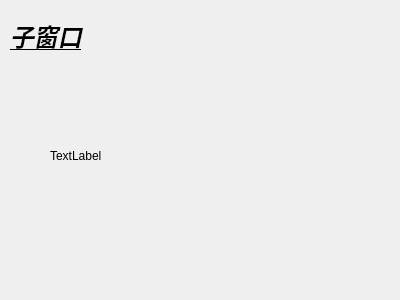
<?xml version="1.0" encoding="UTF-8"?>
<ui version="4.0">
 <class>about</class>
 <widget class="QDialog" name="about">
  <property name="geometry">
   <rect>
    <x>0</x>
    <y>0</y>
    <width>400</width>
    <height>300</height>
   </rect>
  </property>
  <property name="windowTitle">
   <string>Dialog</string>
  </property>
  <widget class="QLabel" name="label">
   <property name="geometry">
    <rect>
     <x>10</x>
     <y>-10</y>
     <width>321</width>
     <height>91</height>
    </rect>
   </property>
   <property name="text">
    <string>&lt;html&gt;&lt;head/&gt;&lt;body&gt;&lt;p&gt;&lt;span style=&quot; font-size:18pt; font-weight:600; font-style:italic; text-decoration: underline;&quot;&gt;子窗口&lt;/span&gt;&lt;/p&gt;&lt;/body&gt;&lt;/html&gt;</string>
   </property>
  </widget>
  <widget class="QLabel" name="label_2">
   <property name="geometry">
    <rect>
     <x>50</x>
     <y>70</y>
     <width>301</width>
     <height>171</height>
    </rect>
   </property>
   <property name="styleSheet">
    <string notr="true"/>
   </property>
   <property name="text">
    <string>TextLabel</string>
   </property>
  </widget>
 </widget>
 <resources/>
 <connections/>
</ui>
